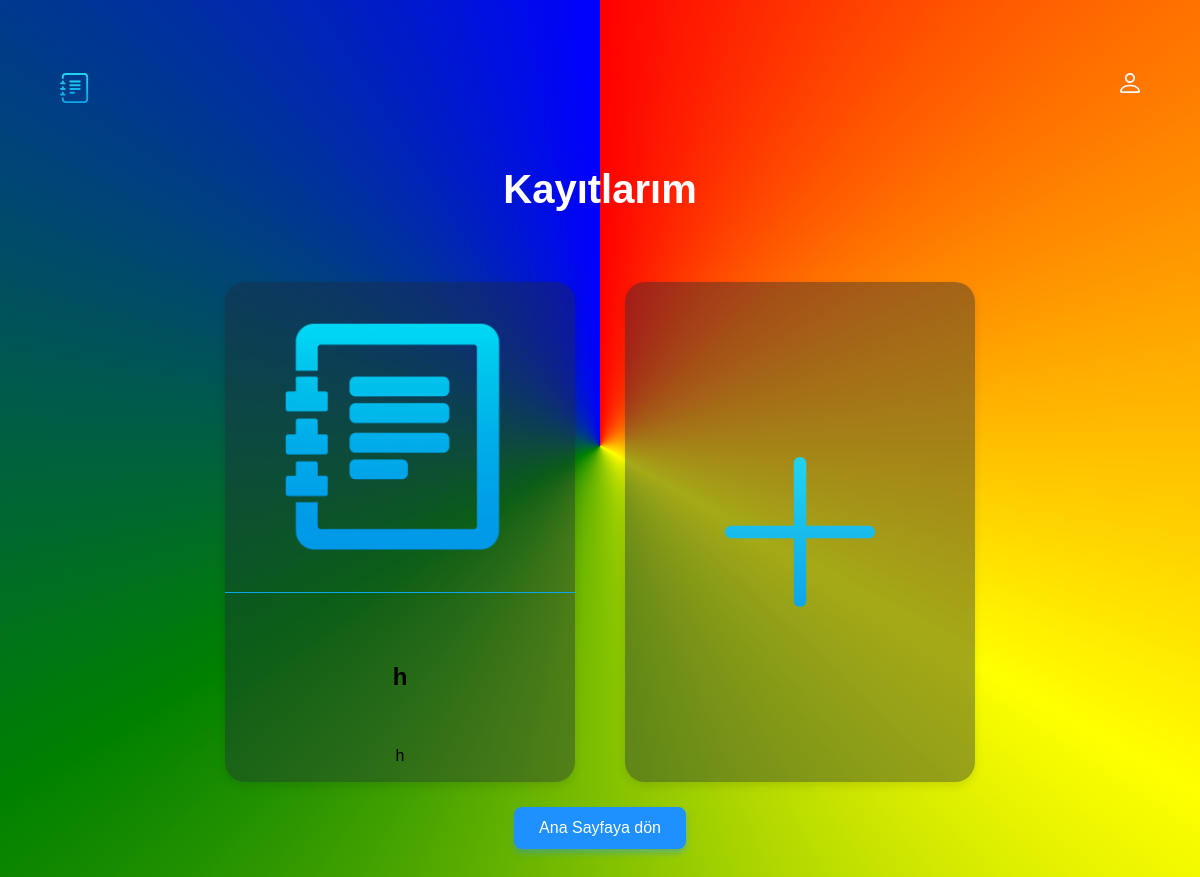
Page /not_defteri (signed in) on the earlier database version.
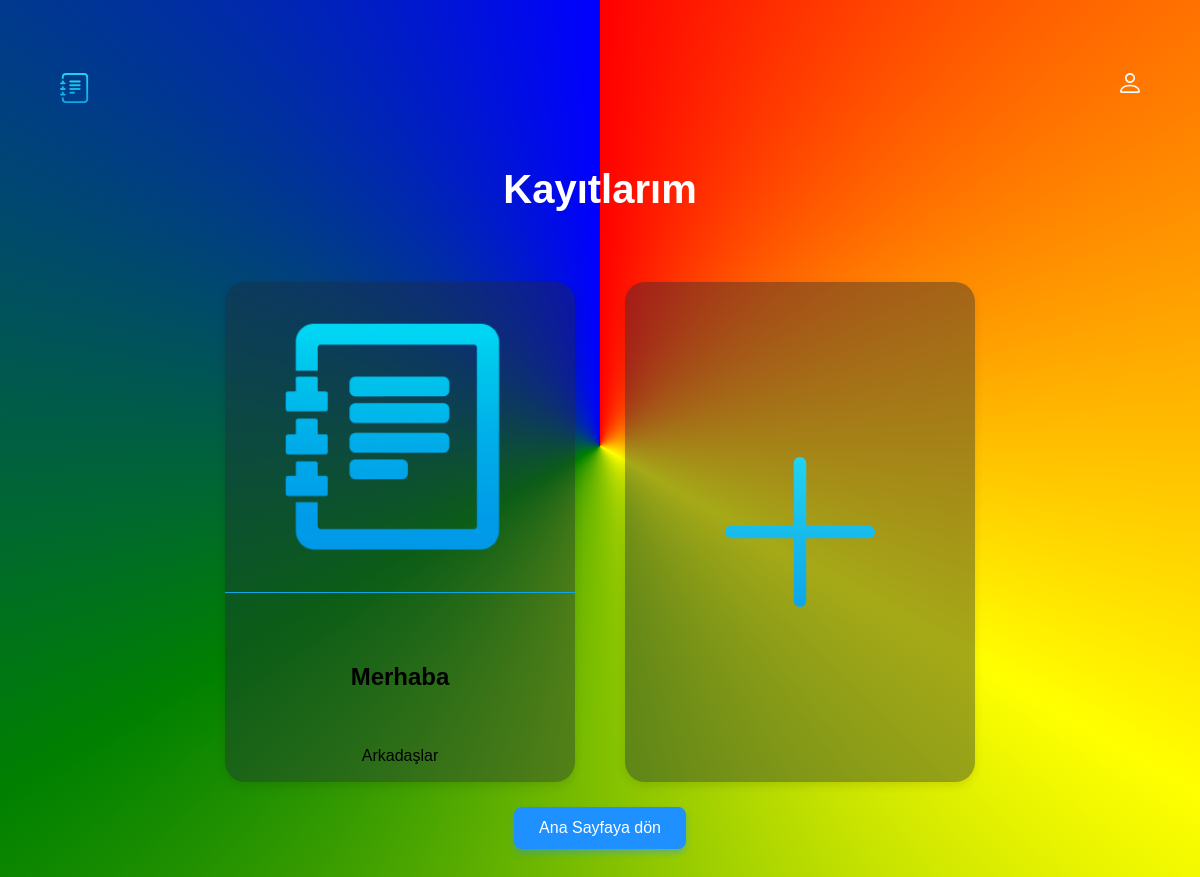
Same page on the later database version.
### main.py (models this page shows)
class Card(db.Model):
    id = db.Column(db.Integer, primary_key=True)
    title = db.Column(db.String(100), nullable=False)
    subtitle = db.Column(db.String(300), nullable=False)
    text = db.Column(db.Text, nullable=False)
    user_id = db.Column(db.Integer, db.ForeignKey('user.id'), nullable=False)

### main.py (the view)
@app.route('/not_defteri')
def not_defteri():
    if 'user_id' not in session:
        return redirect(url_for('login', next=request.path))
    user_id = session['user_id']
    cards = Card.query.filter_by(user_id=user_id).order_by(Card.id).all()
    return render_template('not_defteri.html', cards=cards)

### templates/not_defteri.html (shortened to what this page needs)
<!doctype html>
<html lang="en">
<head>
  <link rel="stylesheet" href="../static/css/style.css">
</head>
<body>
  <header class="header">
    <img src="../static/img/logo.svg" alt="logo" width="30" height="30">
    <ul class="main-list">
        <li class="list__item">
            <a href="/login">
              <img src="../static/img/login.svg" alt="login" width="20" height="20">
            </a>
        </li>
    </ul>
  </header>
  <main>
    {% block content %}
    <h1 class="main__title">Kayıtlarım</h1>
    <ul class="cards-list">
      {% for el in cards %}
      <li class="card">
        <a class="card__link" href="/card/{{el.id}}">
          <img class="card__img" src="../static/img/post_icon.png" width="250" height="250" alt="post_icon">
          <div class="card__text">
            <h2 class="card__title">{{el.title}}</h2>
            <p class="card__subtitle">{{el.subtitle}}</p>
          </div>
        </a>
      </li>
      {% endfor %}
      <li class="card card--creat">
        <a class="creat__link" href="{{ url_for('create') }}"></a>
      </li>
    </ul>
    <button type="button" onclick="window.location.href='{{ url_for('home') }}'">Ana Sayfaya dön</button>
    {% endblock %}
  </main>
</body>
</html>

### static/css/style.css (style rules this page uses)
body { font-family: Arial, sans-serif; background: conic-gradient(red, yellow, green, blue); color: white; text-align: center; padding: 30px; }
html { scroll-behavior:smooth }
p { color:black }
button { background-color: #1e90ff; color: white; border: none; padding: 12px 25px; margin: 5px; border-radius: 8px; font-size: 16px; cursor: pointer; transition: background-color 0.3s ease, transform 0.2s ease; box-shadow: 0 4px 6px rgba(30, 144, 255, 0.4); }
a { text-decoration: none; color: inherit; transition: 0.2s; }
ul { list-style: none; margin: 0; padding: 0; color: black }
.header { display: flex; justify-content: space-between; align-items: center; padding: 20px 2%; margin-bottom: 30px; }
.main-list { display: flex; align-items: center; gap: 20px; }
.main__title { font-size: 40px; text-align: center; margin-bottom: 70px; }
.cards-list { display: flex; padding: 0 5%; flex-wrap: wrap; flex-direction: row; gap: 20px; column-gap: 50px; justify-content: center; }
.card { width: 350px; height: 500px; transition: 0.2s; background: rgba(30, 41, 59, 0.4); border-radius: 20px; box-shadow: 0px 4px 10px rgba(0, 0, 0, 0.1); }
.card__link { display: flex; flex-direction: column; align-items: center; width: inherit; height: inherit; }
.card__text { border-top: 1px solid rgba(14, 165, 233, 1); width: inherit; display: flex; padding: 50px 0 20px; flex-direction: column; gap: 20px; align-items: center; }
.card__title { padding: 0 20px; text-align: center; }
.card__subtitle { padding: 0 20px; text-align: center; }
.card__img { padding: 30px; }
.creat__link { display: block; width: inherit; height: inherit; background: url(../img/plus.svg) no-repeat; background-size: 200px 200px; background-position: center; }
ul { margin: 15px 0; padding-left: 20px; }
ul li { margin-bottom: 5px; }

Differences in the rows shown:
changed Card: title "h" → "Merhaba"; subtitle "h" → "Arkadaşlar"
